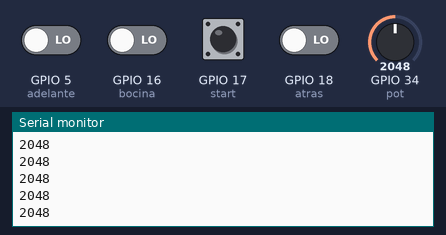
Recording of a sketch running on a simulated ESP32. Shown: the last lines printed to the serial monitor. The test bench sets the inputs (shaded band); at power-on: GPIO 5 (adelante), GPIO 16 (bocina), GPIO 17 (start), GPIO 18 (atras) LOW, GPIO 34 (pot) = 2048.

Above: at 1.2 s.
1.3 s: GPIO 34 (pot) set to 2866
At 1.45 s:
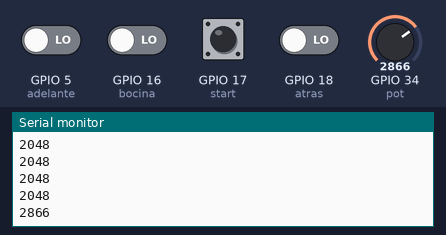
2.8 s: GPIO 34 (pot) set to 3603
At 2.9 s:
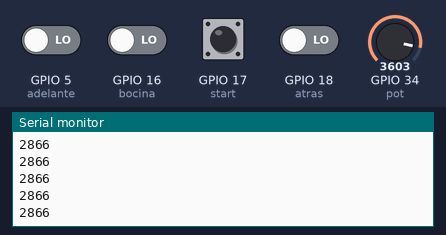
Timing chart, 0 to 5.8 s (numbered marks = the images above; inputs shaded):
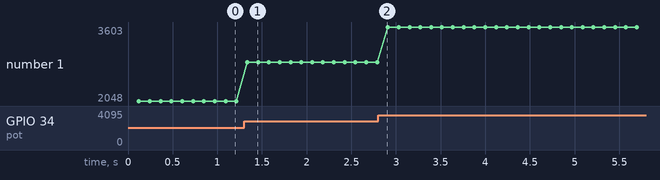

Measured:
- after the input at 1.3 s, the serial monitor: prints a new line at once (image 1)
- plotted number 1: 2048 → 2866 after the input at 1.3 s, 2866 → 3603 after the input at 2.8 s

The sketch:

Emisor_carro.ino
```cpp
#include <esp_now.h>
#include <WiFi.h>

#define adelante 5
#define atras 18
#define bocina 16
#define start 17
#define pot 34


unsigned long Task_1 = 0;
unsigned long Task_2 = 0;
unsigned long Task_3 = 0;
unsigned long Task_4 = 0;
unsigned long Task_5 = 0;
unsigned long Task_6 = 0;
unsigned long Task_7 = 0;

// Direccion de recepcion
uint8_t broadcastAddress[] = {0x30, 0xAE, 0xA4, 0x98, 0x23, 0x6C}; //MAC PLACA RECEPTORA

// Estructura de datos para enviar
typedef struct struct_message {
  bool vel;
  int servo;
  bool adel;
  bool atra;
  bool boci;
} struct_message;

struct_message myData;

esp_now_peer_info_t peerInfo;

void OnDataSent(const uint8_t *mac_addr, esp_now_send_status_t status) {
  //Serial.print("\r\nLast Packet Send Status:\t");
  //Serial.println(status == ESP_NOW_SEND_SUCCESS ? "Delivery Success" : "Delivery Fail");
}

void setup()
{
  Serial.begin(115200);
  WiFi.mode(WIFI_STA);
  if (esp_now_init() != ESP_OK) {
    Serial.println("Error initializing ESP-NOW");
    return;
  }

  esp_now_register_send_cb(OnDataSent);

  memcpy(peerInfo.peer_addr, broadcastAddress, 6);
  peerInfo.channel = 0;
  peerInfo.encrypt = false;


  if (esp_now_add_peer(&peerInfo) != ESP_OK) {
    Serial.println("Failed to add peer");
    return;
  }

  pinMode(adelante, INPUT);
  pinMode(atras, INPUT);
  pinMode(bocina, INPUT);
  pinMode(start, INPUT);
  pinMode(pot, INPUT);
}

void loop() {

  if (millis() - Task_1 > 40 ) {
    Task_1 = millis();
    bool Lec_start = digitalRead(start);
    myData.vel = Lec_start;
    //Serial.print(Lec_start);

  }

  if (millis() - Task_2 > 100 ) {
    Task_2 = millis();
    bool Lec_adelante = digitalRead(adelante);
    myData.adel = Lec_adelante;
    //Serial.print(Lec_adelante);
  }

  if (millis() - Task_3 > 110 ) {
    Task_3 = millis();
    bool Lec_atras = digitalRead(atras);
    myData.atra = Lec_atras;
    //Serial.print(Lec_atras);
  }

  if (millis() - Task_4 > 120 ) {
    Task_4 = millis();
    bool Lec_bocina = digitalRead(bocina);
    myData.boci = Lec_bocina;
    //Serial.print(Lec_bocina);

  }

  if (millis() - Task_5 > 120 ) {
    Task_5 = millis();
    int envio_servo = analogRead(pot);
    //long int envio_servo = map(Lec_pot, 0, 4095, 0, 800000);
    myData.servo = envio_servo;
    Serial.println(envio_servo);

  }

  if (millis() - Task_6 > 50   ) {
    Task_6 = millis();
    envio();
  }
}

void envio() {
  // Send message via ESP-NOW
  esp_err_t result = esp_now_send(broadcastAddress, (uint8_t *) &myData, sizeof(myData));

  if (result == ESP_OK) {
    //Serial.println("Sent with success");
    //Serial.println(myData.vel);
    //Serial.println(myData.adel);
    //Serial.println(myData.atra);
    //Serial.println(myData.boci);
    //Serial.println(myData.servo);
  }
  else {
    //Serial.println("Error sending the data");
  }

}
```
